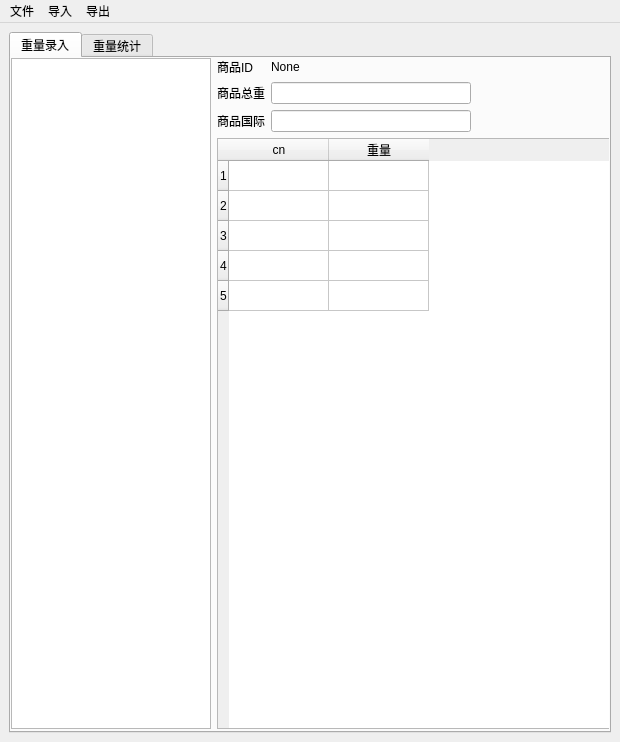
<?xml version="1.0" encoding="UTF-8"?>
<ui version="4.0">
 <class>MainWindow</class>
 <widget class="QMainWindow" name="MainWindow">
  <property name="geometry">
   <rect>
    <x>0</x>
    <y>0</y>
    <width>620</width>
    <height>742</height>
   </rect>
  </property>
  <property name="minimumSize">
   <size>
    <width>620</width>
    <height>720</height>
   </size>
  </property>
  <property name="maximumSize">
   <size>
    <width>620</width>
    <height>926</height>
   </size>
  </property>
  <property name="windowTitle">
   <string>MainWindow</string>
  </property>
  <widget class="QWidget" name="centralwidget">
   <property name="enabled">
    <bool>true</bool>
   </property>
   <property name="maximumSize">
    <size>
     <width>16777215</width>
     <height>720</height>
    </size>
   </property>
   <layout class="QVBoxLayout" name="verticalLayout">
    <item>
     <widget class="QTabWidget" name="tabWidget">
      <property name="minimumSize">
       <size>
        <width>0</width>
        <height>0</height>
       </size>
      </property>
      <property name="maximumSize">
       <size>
        <width>620</width>
        <height>9999</height>
       </size>
      </property>
      <property name="currentIndex">
       <number>0</number>
      </property>
      <widget class="QWidget" name="tab">
       <attribute name="title">
        <string>重量录入</string>
       </attribute>
       <widget class="QWidget" name="gridLayoutWidget">
        <property name="geometry">
         <rect>
          <x>0</x>
          <y>0</y>
          <width>601</width>
          <height>671</height>
         </rect>
        </property>
        <layout class="QGridLayout" name="gridLayout">
         <item row="0" column="1">
          <layout class="QFormLayout" name="formLayout_2">
           <item row="0" column="0">
            <widget class="QLabel" name="label_5">
             <property name="text">
              <string>商品ID</string>
             </property>
            </widget>
           </item>
           <item row="1" column="0">
            <widget class="QLabel" name="label_6">
             <property name="text">
              <string>商品总重</string>
             </property>
            </widget>
           </item>
           <item row="1" column="1">
            <widget class="QLineEdit" name="lineEdit_3">
             <property name="maximumSize">
              <size>
               <width>200</width>
               <height>200</height>
              </size>
             </property>
            </widget>
           </item>
           <item row="2" column="0">
            <widget class="QLabel" name="label_7">
             <property name="text">
              <string>商品国际</string>
             </property>
            </widget>
           </item>
           <item row="2" column="1">
            <widget class="QLineEdit" name="lineEdit_4">
             <property name="maximumSize">
              <size>
               <width>200</width>
               <height>16777215</height>
              </size>
             </property>
            </widget>
           </item>
           <item row="0" column="1">
            <widget class="QLabel" name="label_11">
             <property name="text">
              <string>None</string>
             </property>
            </widget>
           </item>
          </layout>
         </item>
         <item row="1" column="1">
          <widget class="QTableWidget" name="tableWidget">
           <property name="rowCount">
            <number>5</number>
           </property>
           <property name="columnCount">
            <number>2</number>
           </property>
           <row/>
           <row/>
           <row/>
           <row/>
           <row/>
           <column>
            <property name="text">
             <string>cn</string>
            </property>
           </column>
           <column>
            <property name="text">
             <string>重量</string>
            </property>
           </column>
          </widget>
         </item>
         <item row="0" column="0" rowspan="2">
          <widget class="QListWidget" name="listWidget">
           <property name="minimumSize">
            <size>
             <width>200</width>
             <height>0</height>
            </size>
           </property>
           <property name="maximumSize">
            <size>
             <width>200</width>
             <height>16777215</height>
            </size>
           </property>
          </widget>
         </item>
        </layout>
       </widget>
      </widget>
      <widget class="QWidget" name="tab_2">
       <attribute name="title">
        <string>重量统计</string>
       </attribute>
       <widget class="QWidget" name="horizontalLayoutWidget">
        <property name="geometry">
         <rect>
          <x>-10</x>
          <y>0</y>
          <width>602</width>
          <height>80</height>
         </rect>
        </property>
        <layout class="QHBoxLayout" name="horizontalLayout_2">
         <item>
          <widget class="QListWidget" name="listWidget_2">
           <property name="maximumSize">
            <size>
             <width>200</width>
             <height>16777215</height>
            </size>
           </property>
          </widget>
         </item>
         <item>
          <layout class="QGridLayout" name="gridLayout_2">
           <item row="2" column="2">
            <widget class="QPushButton" name="pushButton_2">
             <property name="maximumSize">
              <size>
               <width>100</width>
               <height>16777215</height>
              </size>
             </property>
             <property name="text">
              <string>确定</string>
             </property>
            </widget>
           </item>
           <item row="1" column="0">
            <widget class="QLabel" name="label_3">
             <property name="minimumSize">
              <size>
               <width>0</width>
               <height>23</height>
              </size>
             </property>
             <property name="maximumSize">
              <size>
               <width>100</width>
               <height>23</height>
              </size>
             </property>
             <property name="text">
              <string>每克运费(r/g)</string>
             </property>
            </widget>
           </item>
           <item row="2" column="1">
            <widget class="QLineEdit" name="lineEdit">
             <property name="minimumSize">
              <size>
               <width>0</width>
               <height>23</height>
              </size>
             </property>
             <property name="maximumSize">
              <size>
               <width>200</width>
               <height>23</height>
              </size>
             </property>
            </widget>
           </item>
           <item row="0" column="0">
            <widget class="QLabel" name="label">
             <property name="maximumSize">
              <size>
               <width>16777215</width>
               <height>23</height>
              </size>
             </property>
             <property name="text">
              <string>箱号</string>
             </property>
            </widget>
           </item>
           <item row="1" column="2">
            <widget class="QPushButton" name="pushButton">
             <property name="minimumSize">
              <size>
               <width>100</width>
               <height>0</height>
              </size>
             </property>
             <property name="maximumSize">
              <size>
               <width>100</width>
               <height>16777215</height>
              </size>
             </property>
             <property name="text">
              <string>重置值</string>
             </property>
            </widget>
           </item>
           <item row="2" column="0">
            <widget class="QLabel" name="label_4">
             <property name="minimumSize">
              <size>
               <width>0</width>
               <height>23</height>
              </size>
             </property>
             <property name="maximumSize">
              <size>
               <width>16777215</width>
               <height>23</height>
              </size>
             </property>
             <property name="text">
              <string>国内均摊</string>
             </property>
            </widget>
           </item>
           <item row="1" column="1">
            <widget class="QLineEdit" name="lineEdit_2">
             <property name="minimumSize">
              <size>
               <width>0</width>
               <height>23</height>
              </size>
             </property>
             <property name="maximumSize">
              <size>
               <width>200</width>
               <height>23</height>
              </size>
             </property>
            </widget>
           </item>
           <item row="0" column="1">
            <widget class="QLabel" name="label_2">
             <property name="maximumSize">
              <size>
               <width>200</width>
               <height>23</height>
              </size>
             </property>
             <property name="text">
              <string>None</string>
             </property>
            </widget>
           </item>
          </layout>
         </item>
        </layout>
       </widget>
      </widget>
     </widget>
    </item>
   </layout>
  </widget>
  <widget class="QMenuBar" name="menubar">
   <property name="geometry">
    <rect>
     <x>0</x>
     <y>0</y>
     <width>620</width>
     <height>22</height>
    </rect>
   </property>
   <widget class="QMenu" name="menu">
    <property name="title">
     <string>文件</string>
    </property>
    <addaction name="btn_NewProject"/>
    <addaction name="btn_SaveProject"/>
   </widget>
   <widget class="QMenu" name="menu_3">
    <property name="title">
     <string>导入</string>
    </property>
    <addaction name="btn_GetRawData"/>
    <addaction name="btn_GetGramData"/>
   </widget>
   <widget class="QMenu" name="menu_4">
    <property name="title">
     <string>导出</string>
    </property>
    <addaction name="btn_OutEmptyTab"/>
    <addaction name="btn_OutGramTab"/>
    <addaction name="separator"/>
    <addaction name="btn_MakeFinaTab"/>
   </widget>
   <addaction name="menu"/>
   <addaction name="menu_3"/>
   <addaction name="menu_4"/>
  </widget>
  <action name="btn_NewProject">
   <property name="text">
    <string>新建项目</string>
   </property>
  </action>
  <action name="btn_SaveProject">
   <property name="text">
    <string>保存项目</string>
   </property>
  </action>
  <action name="btn_GetRawData">
   <property name="text">
    <string>导入原始数据</string>
   </property>
  </action>
  <action name="btn_GetGramData">
   <property name="text">
    <string>导入称重结果</string>
   </property>
  </action>
  <action name="btn_OutEmptyTab">
   <property name="text">
    <string>输出空白称重表</string>
   </property>
  </action>
  <action name="btn_OutGramTab">
   <property name="text">
    <string>输出分表</string>
   </property>
  </action>
  <action name="btn_MakeFinaTab">
   <property name="text">
    <string>合成总表</string>
   </property>
  </action>
 </widget>
 <resources/>
 <connections/>
</ui>
